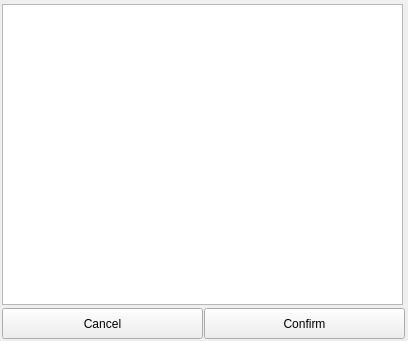
<?xml version="1.0" encoding="UTF-8"?>
<ui version="4.0">
 <class>sorcesEditing</class>
 <widget class="QWidget" name="sorcesEditing">
  <property name="geometry">
   <rect>
    <x>0</x>
    <y>0</y>
    <width>408</width>
    <height>341</height>
   </rect>
  </property>
  <property name="windowTitle">
   <string>Edit sources</string>
  </property>
  <widget class="QPlainTextEdit" name="editField">
   <property name="geometry">
    <rect>
     <x>2</x>
     <y>4</y>
     <width>401</width>
     <height>301</height>
    </rect>
   </property>
  </widget>
  <widget class="QPushButton" name="cancelButton">
   <property name="geometry">
    <rect>
     <x>2</x>
     <y>308</y>
     <width>201</width>
     <height>31</height>
    </rect>
   </property>
   <property name="text">
    <string>Cancel</string>
   </property>
  </widget>
  <widget class="QPushButton" name="confirmButton">
   <property name="geometry">
    <rect>
     <x>204</x>
     <y>308</y>
     <width>201</width>
     <height>31</height>
    </rect>
   </property>
   <property name="text">
    <string>Confirm</string>
   </property>
  </widget>
 </widget>
 <resources/>
 <connections/>
</ui>
